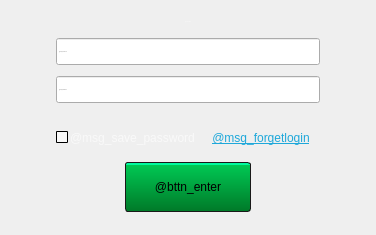
     <widget class="QWidget" name="mainPage">
      <property name="minimumSize">
       <size>
        <width>376</width>
        <height>235</height>
       </size>
      </property>
      <property name="maximumSize">
       <size>
        <width>376</width>
        <height>246</height>
       </size>
      </property>
      <property name="styleSheet">
       <string notr="true"/>
      </property>
      <layout class="QVBoxLayout" name="verticalLayout_2" stretch="0,1,0">
       <property name="spacing">
        <number>11</number>
       </property>
       <property name="topMargin">
        <number>20</number>
       </property>
       <property name="bottomMargin">
        <number>23</number>
       </property>
       <item alignment="Qt::AlignHCenter|Qt::AlignTop">
        <widget class="QLabel" name="title_login">
         <property name="font">
          <font>
           <family>Open Sans</family>
           <pointsize>-1</pointsize>
           <weight>68</weight>
           <italic>false</italic>
           <bold>true</bold>
          </font>
         </property>
         <property name="styleSheet">
          <string notr="true">QLabel {
    color: #fafafa;
	font: 550 16px &quot;Open Sans&quot;;
}</string>
         </property>
         <property name="text">
          <string>@Title_login</string>
         </property>
        </widget>
       </item>
       <item alignment="Qt::AlignHCenter|Qt::AlignTop">
        <widget class="EntityWidget" name="cntnr">
         <property name="minimumSize">
          <size>
           <width>264</width>
           <height>100</height>
          </size>
         </property>
         <property name="maximumSize">
          <size>
           <width>300</width>
           <height>16777215</height>
          </size>
         </property>
         <property name="styleSheet">
          <string notr="true">QLabel {
    font: 12px &quot;Open Sans Semibold&quot;;
 color: rgba(232, 33, 32, 222);
border: none;
}
QLineEdit {
    margin-top: 4px;
    margin-bottom: 5px;
}
</string>
         </property>
         <layout class="QGridLayout" name="gridLayout" rowstretch="0,0,0,0,1,0">
          <property name="leftMargin">
           <number>0</number>
          </property>
          <property name="topMargin">
           <number>0</number>
          </property>
          <property name="rightMargin">
           <number>0</number>
          </property>
          <property name="bottomMargin">
           <number>0</number>
          </property>
          <property name="horizontalSpacing">
           <number>0</number>
          </property>
          <property name="verticalSpacing">
           <number>2</number>
          </property>
          <item row="1" column="0" colspan="2" alignment="Qt::AlignHCenter|Qt::AlignTop">
           <widget class="PasswordLineEdit" name="input_password">
            <property name="minimumSize">
             <size>
              <width>264</width>
              <height>36</height>
             </size>
            </property>
            <property name="maximumSize">
             <size>
              <width>264</width>
              <height>36</height>
             </size>
            </property>
            <property name="font">
             <font>
              <family>Open Sans</family>
              <pointsize>-1</pointsize>
              <weight>50</weight>
              <italic>false</italic>
              <bold>false</bold>
             </font>
            </property>
            <property name="placeholderText">
             <string>@msg_password</string>
            </property>
           </widget>
          </item>
          <item row="5" column="0" alignment="Qt::AlignLeft|Qt::AlignTop">
           <widget class="QCheckBox" name="check_savepass">
            <property name="minimumSize">
             <size>
              <width>0</width>
              <height>17</height>
             </size>
            </property>
            <property name="maximumSize">
             <size>
              <width>16777215</width>
              <height>17</height>
             </size>
            </property>
            <property name="cursor">
             <cursorShape>PointingHandCursor</cursorShape>
            </property>
            <property name="styleSheet">
             <string notr="true">QCheckBox {
	font: 550 12px &quot;Open Sans&quot;;
    color: rgba(250, 250, 250, 220);
    spacing: 2px;
    border: none;
}
QCheckBox::indicator {
    subcontrol-position: left;
    border: 1px solid black;
    border-radius: 1px;
    width: 10px;
    height: 10px;
    
    background-color: rgba(250, 250, 250, 220);
}

QCheckBox::indicator:!checked:hover {
background-color: rgba(250, 250, 250, 120);
}

QCheckBox::indicator:!checked:pressed, QCheckBox::indicator:checked:pressed {
    margin-top: 1px;
    background-color: rgba(0, 166, 81, 100);
	background-image: url(:/textures/Common/icons/check1.png);
}

QCheckBox::indicator:checked {
    background-color: rgba(0, 166, 81, 230);
	background-image: url(:/textures/Common/icons/check.png);
}

QCheckBox::indicator:checked:hover {
background-color: rgba(0, 166, 81, 255);
}</string>
            </property>
            <property name="text">
             <string>@msg_save_password</string>
            </property>
            <property name="checked">
             <bool>true</bool>
            </property>
           </widget>
          </item>
          <item row="5" column="1">
           <widget class="QPushButton" name="restore_password_link">
            <property name="enabled">
             <bool>true</bool>
            </property>
            <property name="minimumSize">
             <size>
              <width>118</width>
              <height>17</height>
             </size>
            </property>
            <property name="maximumSize">
             <size>
              <width>118</width>
              <height>17</height>
             </size>
            </property>
            <property name="cursor">
             <cursorShape>PointingHandCursor</cursorShape>
            </property>
            <property name="styleSheet">
             <string notr="true">QPushButton {
    border: none;
	color: rgb(30, 168, 218);
	font: 550 12px &quot;Open Sans&quot;;
	text-decoration: underline;
}</string>
            </property>
            <property name="text">
             <string>@msg_forgetlogin</string>
            </property>
            <property name="autoDefault">
             <bool>false</bool>
            </property>
           </widget>
          </item>
          <item row="0" column="0" colspan="2">
           <widget class="UsernameLineEdit" name="input_nickname">
            <property name="minimumSize">
             <size>
              <width>264</width>
              <height>36</height>
             </size>
            </property>
            <property name="maximumSize">
             <size>
              <width>264</width>
              <height>36</height>
             </size>
            </property>
            <property name="baseSize">
             <size>
              <width>0</width>
              <height>30</height>
             </size>
            </property>
            <property name="font">
             <font>
              <family>Open Sans</family>
              <pointsize>-1</pointsize>
              <weight>50</weight>
              <italic>false</italic>
              <bold>false</bold>
             </font>
            </property>
            <property name="placeholderText">
             <string>@msg_nickname</string>
            </property>
           </widget>
          </item>
          <item row="4" column="0" colspan="2" alignment="Qt::AlignLeft|Qt::AlignBottom">
           <widget class="InfoMessage" name="imsg_loginerror">
            <property name="minimumSize">
             <size>
              <width>264</width>
              <height>17</height>
             </size>
            </property>
            <property name="maximumSize">
             <size>
              <width>264</width>
              <height>17</height>
             </size>
            </property>
            <property name="styleSheet">
             <string notr="true">QLabel { font: 600 12px &quot;Open Sans&quot;; min-height: 17px; }</string>
            </property>
            <property name="messages">
             <stringlist>
              <string>@empty</string>
              <string>@msg_already_loggedin</string>
              <string>@not_registered</string>
              <string>@email_not_verified</string>
              <string>@user_banned</string>
              <string>@bad_username_or_password</string>
              <string>@unknown_error</string>
             </stringlist>
            </property>
            <property name="styles">
             <stringlist>
              <string>QLabel { font: 600 12px &quot;Open Sans&quot;; min-height: 17px; }</string>
              <string>QLabel { font: 600 12px &quot;Open Sans&quot;; min-height: 17px; }</string>
              <string>QLabel { font: 600 12px &quot;Open Sans&quot;; min-height: 17px; }</string>
              <string>QLabel { font: 600 12px &quot;Open Sans&quot;; min-height: 17px; }</string>
              <string>QLabel { font: 600 12px &quot;Open Sans&quot;; min-height: 17px; }</string>
              <string>QLabel { font: 600 12px &quot;Open Sans&quot;; min-height: 17px; }</string>
              <string>QLabel { font: 600 12px &quot;Open Sans&quot;; min-height: 17px; }</string>
             </stringlist>
            </property>
            <property name="defaultMsgIndex">
             <number>0</number>
            </property>
            <property name="buddy">
             <cstring>input_password</cstring>
            </property>
           </widget>
          </item>
         </layout>
        </widget>
       </item>
       <item alignment="Qt::AlignHCenter|Qt::AlignTop">
        <widget class="QPushButton" name="bttn_login">
         <property name="minimumSize">
          <size>
           <width>126</width>
           <height>50</height>
          </size>
         </property>
         <property name="maximumSize">
          <size>
           <width>126</width>
           <height>50</height>
          </size>
         </property>
         <property name="cursor">
          <cursorShape>PointingHandCursor</cursorShape>
         </property>
         <property name="styleSheet">
          <string notr="true">QPushButton
{
border: 1px solid #191919;
border-radius: 3px;
background-color: qlineargradient(spread:pad, x1:0, y1:1, x2:0, y2:0, stop:0 rgba(0, 121, 40, 255), stop:0.94 rgba(0, 199, 83, 255), stop:0.95 rgba(0, 250, 158, 255), stop:1 rgba(0, 250, 158, 255));
}

QPushButton:hover {
    background-color: qlineargradient(spread:pad, x1:0, y1:1, x2:0, y2:0, stop:0 rgba(0, 121, 40, 255), stop:0.95 rgba(0, 250, 158, 255), stop:1 rgba(0, 250, 158, 255));
}


QPushButton:pressed
{
	background-color: qlineargradient(spread:pad, x1:0, y1:1, x2:0, y2:0, stop:0 rgba(0, 41, 20, 255), stop:0.95 rgba(0, 90, 55, 255), stop:1 rgba(0, 90, 50, 255));
}

QPushButton:disabled {
    border: 1px solid rgba(25, 25, 25, 166);
    color: rgba(250, 250, 250, 166);
background-color: qlineargradient(spread:pad, x1:0, y1:1, x2:0, y2:0, stop:0 rgba(0, 121, 40, 166), stop:0.94 rgba(0, 199, 83, 166), stop:0.95 rgba(0, 250, 158, 166), stop:1 rgba(0, 250, 158, 166));
}

</string>
         </property>
         <property name="text">
          <string>@bttn_enter</string>
         </property>
        </widget>
       </item>
      </layout>
     </widget>
